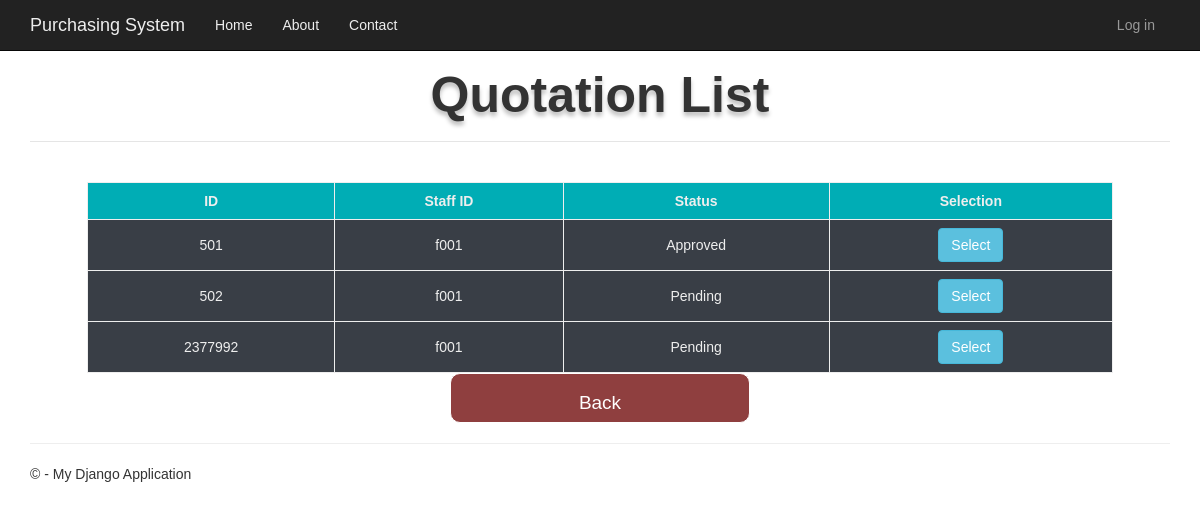
Page /quotationList on the committed database.
### app/models.py (models this page shows, shortened)
class Quotation(models.Model):
    quotationID = models.CharField(primary_key=True, max_length=10)
    staffID = models.ForeignKey(Staff,default=None, on_delete=models.CASCADE, null=True)
    vendorID = models.ForeignKey(Vendor,default=None, on_delete=models.CASCADE,null=True)
    totalPrice = models.FloatField(default=None, null=True)
    validityDate = models.DateField()
    qtyProvided = models.IntegerField(default=None, null=True)
    quotationStatus = models.CharField(max_length=20, default="Pending")
    selected = models.BooleanField(default=False)

class Staff(models.Model):
    staffID = models.CharField(primary_key=True, max_length=10)
    password = models.CharField(max_length=5, null=True)
    def __str__(self):
        return str(self.staffID)

### submitQuotation/views.py (the view)
# urls.py: re_path(r'^quotationList$', quoList_views.quotationList, name='quotation_list'),
def quotationList(request):
    quoList = Quotation.objects.all()
    context = {
        'title': 'Quotation List' ,
        'quoList' : quoList,
    }
    return render(request, 'submitQuotation/quotationList.html', context)

### submitQuotation/templates/submitQuotation/quotationList.html (shortened to what this page needs)
{% extends "app/layout.html" %}
{% block content %}
<!DOCTYPE html>
<html lang="en">
<head>
</head>
<center>
    <body>
        <div>
            <legend
                style="padding: 10px;text-shadow: 0px 4px 4px rgba(0, 0, 0, 0.25);font-weight: 600;font-style: normal;font-family: Arial;margin: 0px;font-size: 50px;">
                Quotation List</legend>
            <br><br>
            <table>
                <tr>
                    <th>ID</th>
                    <th>Staff ID</th>
                    <th>Status</th>
                    <th>Selection</th>
                </tr>
                {% for i in quoList %}
                <tr>
                    <td>{{i.quotationID}}</td>
                    <td>{{i.staffID}}</td>
                    <td>{{i.quotationStatus}}</td>
                    <td>
                        <form class='margintop' action='quotationDetail' method='POST'>
                            <button type="submit" value={{i.quotationID}} name=quotationID class="btn btn-info">
                                Select</button>
                        </form>
                    </td>
                </tr>
                {% endfor %}
            </table>
            <button type="button" class="button"
                style="width:300px;height:50px;text-align:center;background-color: #8F3F3F">
                <a style="color: white; text-decoration: none;" href="{% url 'menu' %}">
                    Back
                </a>
            </button>
        </div>
    </body>
</center>
</html>
{% endblock %}

### app/static/app/content/site.css (style rules this page uses)
body { padding-top: 50px; padding-bottom: 20px; }

### submitQuotation/templates/submitQuotation/quotationList.html (style rules this page uses)
* { padding: 0; margin: 0; font-family: arial; }
table { display: inline-table; padding: 0px; border-collapse: collapse; width: 90%; height: 100px; gap: 1px; }
td { border: 1px solid #EEEEEE; text-align: center; padding: 8px; background-color: #393E46; color: #EEEEEE; }
th { border: 1px solid #EEEEEE; text-align: center; padding: 8px; background-color: #00ADB5; color: #EEEEEE; }
button { color: #ffffff; font-size: 19px; border: 1px solid #ffffff; border-radius: 10px; padding: 15px 50px; cursor: pointer }

### rows in the picture
Quotation: quotationID "501", staffID "f001", quotationStatus "Approved"
Quotation: quotationID "502", staffID "f001", quotationStatus "Pending"
Quotation: quotationID "2377992", staffID "f001", quotationStatus "Pending"
